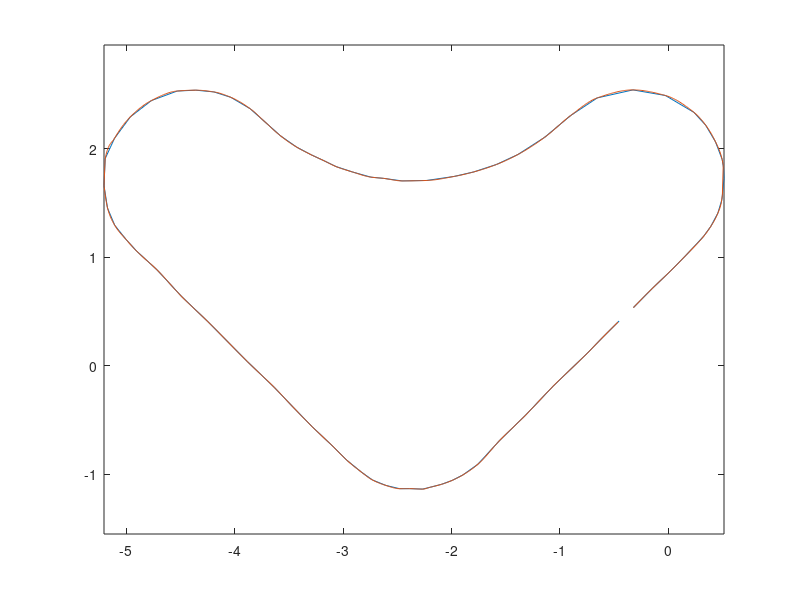
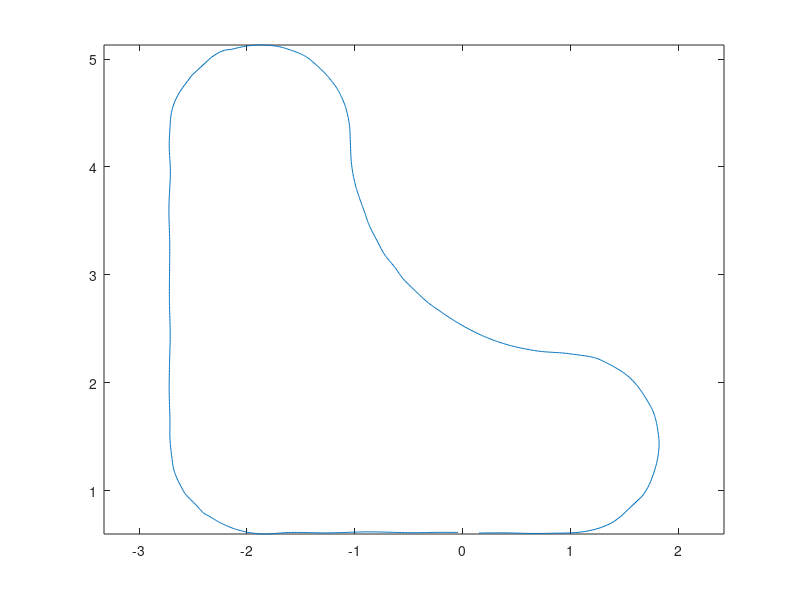

MATLAB code for these plots, in order:
load Points.mat

theta = -45*pi/180;

R = [cos(theta) -sin(theta);sin(theta) cos(theta)];

Data001 = Data001*R;

X = Data001(:,1);
Y = Data001(:,2);

plot(X,Y)
axis equal


%% Spline Sections
dx = 0.01;

%section 1
x = X(1:31);
y = Y(1:31);
xs1 = flip(x(end):dx:x(1));
s1 = pchip(x,y,xs1);

%section 2
x = X(31:66);
y = Y(31:66);
xs2 = x(1):dx:x(end);
s2 = pchip(x,y,xs2);

%section 3
x = X(66:end);
y = Y(66:end);
xs3 = flip(x(end):dx:x(1));
s3 = pchip(x,y,xs3);

xs = [xs1,xs2(2:end),xs3(2:end)];
s = [s1,s2(2:end),s3(2:end)];

hold on
plot(xs,s)


%%

theta = 45*pi/180;
R = [cos(theta) -sin(theta);sin(theta) cos(theta)];

Data = [xs',s'];
Data = Data*R;

X = Data(:,1);
Y = Data(:,2);

figure
plot(X,Y)
axis equal

%%
Track.X = X;
Track.Y = Y;